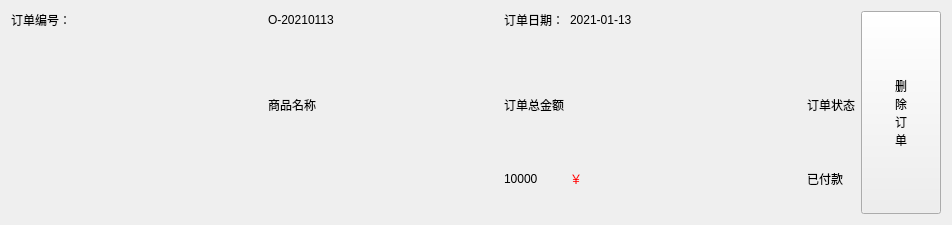
<?xml version="1.0" encoding="UTF-8"?>
<ui version="4.0">
 <class>OrderItem</class>
 <widget class="QWidget" name="OrderItem">
  <property name="geometry">
   <rect>
    <x>0</x>
    <y>0</y>
    <width>952</width>
    <height>225</height>
   </rect>
  </property>
  <property name="windowTitle">
   <string>Form</string>
  </property>
  <layout class="QGridLayout" name="gridLayout_2">
   <item row="0" column="0">
    <layout class="QGridLayout" name="gridLayout">
     <item row="0" column="3">
      <widget class="QLabel" name="label_3">
       <property name="text">
        <string>订单日期：</string>
       </property>
      </widget>
     </item>
     <item row="0" column="0">
      <widget class="QLabel" name="label">
       <property name="text">
        <string>订单编号：</string>
       </property>
      </widget>
     </item>
     <item row="0" column="4">
      <widget class="QLabel" name="lb_orderdate">
       <property name="text">
        <string>2021-01-13</string>
       </property>
      </widget>
     </item>
     <item row="2" column="2">
      <widget class="QLabel" name="lb_shoesname">
       <property name="text">
        <string>商品名称</string>
       </property>
      </widget>
     </item>
     <item row="2" column="3">
      <widget class="QLabel" name="label_6">
       <property name="text">
        <string>订单总金额</string>
       </property>
      </widget>
     </item>
     <item row="0" column="6" rowspan="5">
      <widget class="QPushButton" name="pb_delete">
       <property name="sizePolicy">
        <sizepolicy hsizetype="Fixed" vsizetype="Expanding">
         <horstretch>0</horstretch>
         <verstretch>0</verstretch>
        </sizepolicy>
       </property>
       <property name="text">
        <string>删
除
订
单</string>
       </property>
      </widget>
     </item>
     <item row="3" column="3">
      <widget class="QLabel" name="lb_totalmoney">
       <property name="text">
        <string>10000</string>
       </property>
      </widget>
     </item>
     <item row="2" column="5">
      <widget class="QLabel" name="label_7">
       <property name="text">
        <string>订单状态</string>
       </property>
      </widget>
     </item>
     <item row="0" column="2">
      <widget class="QLabel" name="lb_orderid">
       <property name="text">
        <string>O-20210113</string>
       </property>
      </widget>
     </item>
     <item row="2" column="1">
      <spacer name="verticalSpacer">
       <property name="orientation">
        <enum>Qt::Vertical</enum>
       </property>
       <property name="sizeHint" stdset="0">
        <size>
         <width>20</width>
         <height>40</height>
        </size>
       </property>
      </spacer>
     </item>
     <item row="3" column="4">
      <widget class="QLabel" name="label_10">
       <property name="styleSheet">
        <string notr="true">color: rgb(255, 0, 0);</string>
       </property>
       <property name="text">
        <string>￥</string>
       </property>
      </widget>
     </item>
     <item row="3" column="5">
      <widget class="QLabel" name="lb_orderstate">
       <property name="text">
        <string>已付款</string>
       </property>
      </widget>
     </item>
     <item row="4" column="2">
      <spacer name="horizontalSpacer">
       <property name="orientation">
        <enum>Qt::Horizontal</enum>
       </property>
       <property name="sizeHint" stdset="0">
        <size>
         <width>40</width>
         <height>20</height>
        </size>
       </property>
      </spacer>
     </item>
     <item row="1" column="4">
      <spacer name="horizontalSpacer_2">
       <property name="orientation">
        <enum>Qt::Horizontal</enum>
       </property>
       <property name="sizeHint" stdset="0">
        <size>
         <width>40</width>
         <height>5</height>
        </size>
       </property>
      </spacer>
     </item>
     <item row="1" column="0" rowspan="4">
      <widget class="QWidget" name="photowidget" native="true">
       <property name="sizePolicy">
        <sizepolicy hsizetype="Expanding" vsizetype="Expanding">
         <horstretch>0</horstretch>
         <verstretch>0</verstretch>
        </sizepolicy>
       </property>
      </widget>
     </item>
    </layout>
   </item>
  </layout>
 </widget>
 <resources/>
 <connections/>
</ui>
